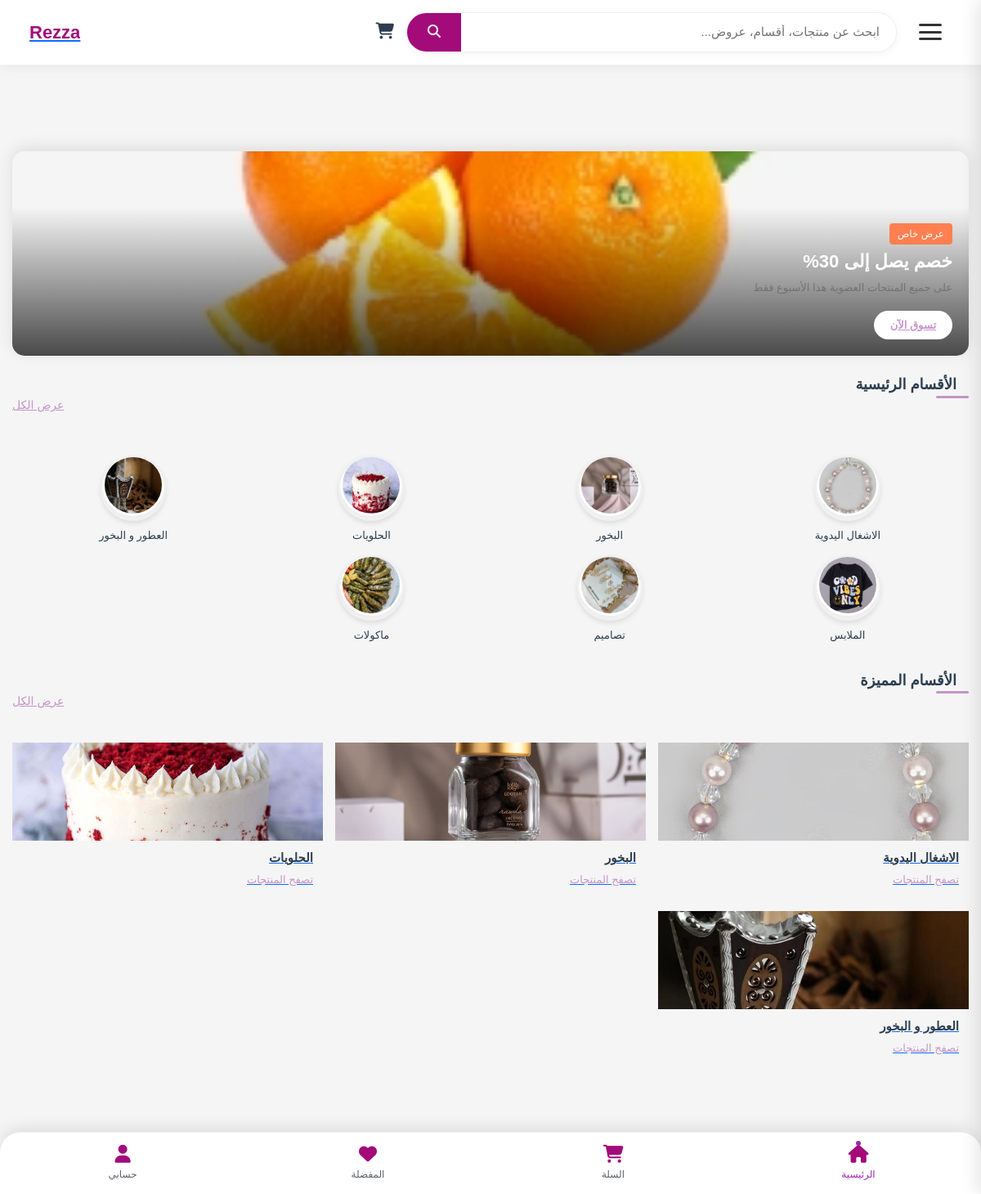
The page / on the database its author committed.
### tables this page shows
CREATE TABLE category (
    id INTEGER PRIMARY KEY AUTOINCREMENT,
    name TEXT  NULL,
    parent_id INTEGER,
    image TEXT, is_active INTEGER DEFAULT 0,
    FOREIGN KEY (parent_id) REFERENCES categories (id) ON DELETE SET NULL
);

### product_routes.py (the view)
@product_bp.route('/')
def index():
    conn = get_db_connection()
    conn.row_factory = sqlite3.Row
    main_categories = conn.execute("""
        SELECT * FROM category
        WHERE parent_id IS NULL AND is_active = 1
        ORDER BY name
    """).fetchall()
    products = conn.execute("SELECT * FROM product").fetchall()
    user_id = request.cookies.get('user_auth')
    user_name = request.cookies.get('user_name')  # ✅ إضافة هذا السطر
    if user_id:
        liked_rows = conn.execute("SELECT product_id FROM likes WHERE user_id = ?", (user_id,)).fetchall()
        liked_products = [row['product_id'] for row in liked_rows]
    else:
        liked_products = []
    conn.close()
    return render_template(
        'index.html',
        main_categories=main_categories,
        products=products,
        liked_products=liked_products,
        user_name=user_name  # ✅ تمرير المتغير للقالب
    )

### app.py (called while the page is built, shortened)
def get_db_connection():
    conn = sqlite3.connect('database/Eshop.db')
    conn.row_factory = sqlite3.Row
    return conn

@app.context_processor
def inject_categories():
    conn = get_db_connection()
    cursor = conn.cursor()
    try:
        cursor.execute("""
            SELECT id, name, parent_id, image
            FROM category
            WHERE parent_id IS NULL
            ORDER BY name
        """)
        main_categories = cursor.fetchall()
        cursor.execute("SELECT id, name, parent_id, image FROM category ORDER BY name")
        all_categories = cursor.fetchall()
        return {
            'main_categories': main_categories,
            'all_categories': all_categories
        }
    finally:
        conn.close()

@app.context_processor
def inject_sellers():
    conn = get_db_connection()
    sellers = conn.execute('SELECT id, store_name FROM sellers').fetchall()
    conn.close()
    return dict(sellers=sellers)

@app.context_processor
def inject_user_data_and_cart_count():
    user_id = request.cookies.get('user_auth') # كوكي يدل على أن المستخدم مسجل دخول
    current_user_name = None
    total_items_in_cart = 0
    return dict(
        user_name=current_user_name, # اسم المستخدم (أو None)
        logged_in=bool(user_id), # True إذا كان user_id موجوداً (أي مسجل دخول)
        total_items_count=total_items_in_cart # العدد الكلي للمنتجات في السلة
    )

### product_routes.py (called while the page is built)
def get_db_connection():
    conn = sqlite3.connect('database/Eshop.db')
    conn.row_factory = sqlite3.Row
    return conn

### templates/index.html (shortened to what this page needs)
{% include 'header.html' %}
    <main class="main-content">
        <div class="hero-slider">
            <div class="hero-slide" style="background-image: url('static/style/img/categories/cat-1.jpg')">
                <div class="hero-content">
                    <span class="hero-tag">عرض خاص</span>
                    <h2 class="hero-title">خصم يصل إلى 30%</h2>
                    <p class="hero-desc">على جميع المنتجات العضوية هذا الأسبوع فقط</p>
                    <a href="#" class="hero-btn">تسوق الآن</a>
                </div>
            </div>
        </div>
<div class="section-header">
    <h2 class="section-title">الأقسام الرئيسية</h2>
    <a href="#" class="view-all">عرض الكل</a>
</div>
<div class="categories-grid">
    {% for category in main_categories %}
    <a href="{{ url_for('product.show_subcategories', category_id=category.id) }}" class="category-item">
        <div class="image-container">
            <img src="{{ category['image'] }}" alt="{{ category.name }}" class="category-img">
        </div>
        <div class="category-name">{{ category.name }}</div>
    </a>
    {% endfor %}
</div>
        <div class="section-header">
            <h2 class="section-title">الأقسام المميزة</h2>
            <a href="#" class="view-all">عرض الكل</a>
        </div>
        <div class="featured-grid">
            {% for category in main_categories[:4] %}
            <a href="{{ url_for('product.show_subcategories', category_id=category['id']) }}">
                <img src="{{ category['image'] }}" alt="{{ category.name }}" class="featured-img">
                <div class="featured-info">
                    <h3 class="featured-title">{{ category.name }}</h3>
                    <span class="featured-link">تصفح المنتجات</span>
                </div>
            </a>
            {% endfor %}
        </div>
    </main>
{% include 'footer.html' %}

### static/style/css/use.css (style rules this page uses)
html, body { height: 100%; font-family: "Cairo", sans-serif; -webkit-font-smoothing: antialiased; font-smoothing: antialiased; }
h1, h2, h3, h4, h5, h6 { margin: 0; color: #111111; font-weight: 400; font-family: "Cairo", sans-serif; }
h2 { font-size: 36px; }
h3 { font-size: 30px; }
p { font-size: 16px; font-family: "Cairo", sans-serif; color: #6f6f6f; font-weight: 400; line-height: 26px; margin: 0 0 15px 0; }
img { max-width: 100%; }
.section-title { margin-bottom: 50px; text-align: center; }

### static/style/css/inn.css (style rules this page uses)
body { padding-top: 170px; padding-bottom:500px; font-family: Arial, sans-serif; padding-bottom: 80px; }

### templates/header.html (style rules this page uses)
:root { --primary: #ba1093; --primary-light: #c794ca; --secondary: #ff7f50; --dark: #2c3e50; --light: #f8f9fa; --text: #333; --text-light: #777; --shadow: 0 4px 12px rgba(0,0,0,0.08); --transition: all 0.3s cubic-bezier(0.25, 0.8, 0.25, 1); }
* { margin: 0; padding: 0; box-sizing: border-box; font-family: 'Tajawal', sans-serif; }
body { background-color: #f5f5f5; color: var(--text); padding-top: 80px; }
.section-title { font-size: 18px; font-weight: 700; color: var(--primary); position: relative; padding-right: 15px; }
.section-title:after { content: ''; position: absolute; right: 0; bottom: -5px; width: 40px; height: 3px; background: var(--primary); border-radius: 3px; }

### templates/footer.html (style rules this page uses)
:root { --primary: #a30a7a; --primary-light: #e1bee7; --dark: #2c3e50; --light: #f8f9fa; --footer-bg: #ffffff; --footer-text: #5f6368; --active-color: #9c27b0; --shadow: 0 -4px 20px rgba(0,0,0,0.1); }
* { margin: 0; padding: 0; box-sizing: border-box; font-family: 'Tajawal', sans-serif; }
body { background-color: #f5f5f5; }
.main-content { padding-bottom: 70px; }

### rows shown on the page
category: image (picture), name "الاشغال اليدوية"
category: image (picture), name "البخور"
category: image (picture), name "الحلويات"
category: image (picture), name "العطور و البخور"
category: image (picture), name "الملابس"
category: image (picture), name "تصاميم"
category: image (picture), name "ماكولات"
